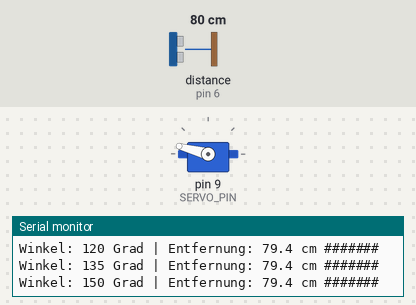
This sketch was run on a simulated Arduino Uno, built with avr-gcc and run on an emulated ATmega328P. Shown: servo, the last lines printed to the serial monitor. Wiring (from diagram.json): ultrasonic range finder: trigger pin 7; echo pin 6. The inputs (shaded band) are chosen by the test bench; at power-on: distance to the obstacle (sensor on pin 6) 80 cm. The echo pulse lasts 58.3 µs per cm.

Above: at 1.7 s.
1.8 s: distance to the obstacle (sensor on pin 6) set to 2 cm
At 4.1 s:
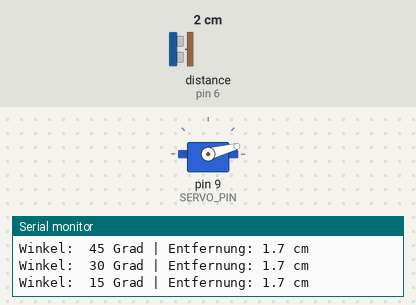
4.8 s: distance to the obstacle (sensor on pin 6) set to 18 cm
At 4.98 s:
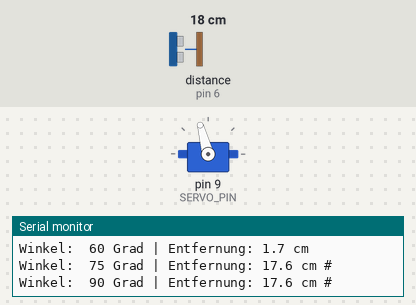
Timing chart, 0 to 13.8 s (numbered marks = the images above; inputs shaded):
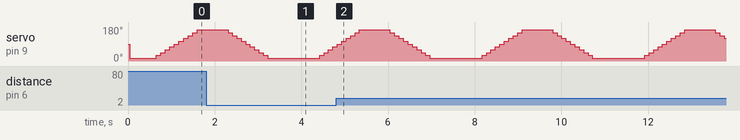

The sketch:

challenge4_ultraschall.ino
```cpp
// I03 Challenge 4: Servo als Radar mit Ultraschall
// Servo schwenkt und misst Entfernung bei verschiedenen Winkeln

#include <Servo.h>

#define SERVO_PIN 9
#define TRIG_PIN 7      // Ultraschall Trigger
#define ECHO_PIN 6      // Ultraschall Echo

Servo servo;

// Radar-Konfiguration
int startWinkel = 15;     // Startwinkel (nicht ganz links)
int endWinkel = 165;      // Endwinkel (nicht ganz rechts)
int schrittweite = 15;    // Grad pro Messung
int messDelay = 100;      // Zeit fuer Servo-Bewegung

void setup() {
    Serial.begin(9600);
    servo.attach(SERVO_PIN);

    // Ultraschall-Pins
    pinMode(TRIG_PIN, OUTPUT);
    pinMode(ECHO_PIN, INPUT);

    Serial.println("Challenge 4: Ultraschall-Radar");
    Serial.println("Servo schwenkt und misst Entfernung");
    Serial.println("================================");

    // Startposition
    servo.write(startWinkel);
    delay(500);
}

void loop() {
    Serial.println("\n--- Neuer Scan ---");

    // Scan von links nach rechts
    for (int winkel = startWinkel; winkel <= endWinkel; winkel += schrittweite) {
        // Servo auf Winkel bewegen
        servo.write(winkel);
        delay(messDelay);  // Warten bis Servo angekommen

        // Entfernung messen
        float entfernung = messeEntfernung();

        // Ergebnis ausgeben
        Serial.print("Winkel: ");
        if (winkel < 100) Serial.print(" ");
        if (winkel < 10) Serial.print(" ");
        Serial.print(winkel);
        Serial.print(" Grad | Entfernung: ");

        if (entfernung > 0 && entfernung < 400) {
            Serial.print(entfernung, 1);
            Serial.print(" cm ");

            // Visuelle Darstellung mit Balken
            int balken = (int)(entfernung / 10);
            for (int i = 0; i < balken && i < 30; i++) {
                Serial.print("#");
            }
        } else {
            Serial.print("------- (kein Echo)");
        }
        Serial.println();
    }

    // Kurze Pause vor naechstem Scan
    delay(500);

    // Scan von rechts nach links
    for (int winkel = endWinkel; winkel >= startWinkel; winkel -= schrittweite) {
        servo.write(winkel);
        delay(messDelay);

        float entfernung = messeEntfernung();

        Serial.print("Winkel: ");
        if (winkel < 100) Serial.print(" ");
        if (winkel < 10) Serial.print(" ");
        Serial.print(winkel);
        Serial.print(" Grad | Entfernung: ");

        if (entfernung > 0 && entfernung < 400) {
            Serial.print(entfernung, 1);
            Serial.print(" cm ");

            int balken = (int)(entfernung / 10);
            for (int i = 0; i < balken && i < 30; i++) {
                Serial.print("#");
            }
        } else {
            Serial.print("------- (kein Echo)");
        }
        Serial.println();
    }

    delay(1000);
}

// Funktion: Ultraschall-Entfernung messen
float messeEntfernung() {
    // Trigger-Puls senden (10 Mikrosekunden)
    digitalWrite(TRIG_PIN, LOW);
    delayMicroseconds(2);
    digitalWrite(TRIG_PIN, HIGH);
    delayMicroseconds(10);
    digitalWrite(TRIG_PIN, LOW);

    // Echo-Zeit messen (Timeout nach 30ms = ca. 5m)
    long dauer = pulseIn(ECHO_PIN, HIGH, 30000);

    // Keine Antwort?
    if (dauer == 0) {
        return -1;
    }

    // Entfernung berechnen: Schallgeschwindigkeit 343 m/s
    // dauer in Mikrosekunden, hin und zurueck -> /2
    // 343 m/s = 0.0343 cm/us -> entfernung = dauer * 0.0343 / 2
    float entfernung = dauer * 0.0171;

    return entfernung;
}
```

Measured:
- by itself, servo on pin 9 (SERVO_PIN): repeats every 3.8 s: 105° 0.10 s, 120° 0.10 s, 135° 0.10 s, 150° 0.10 s, 165° 0.70 s, 150° 0.10 s, 135° 0.10 s, 120° 0.10 s, 105° 0.10 s, 90° 0.10 s, 75° 0.10 s, 60° 0.10 s, 45° 0.10 s, 30° 0.10 s, 15° 1.2 s, 30° 0.10 s, 45° 0.10 s, 60° 0.10 s, 75° 0.10 s, 90° 0.10 s
